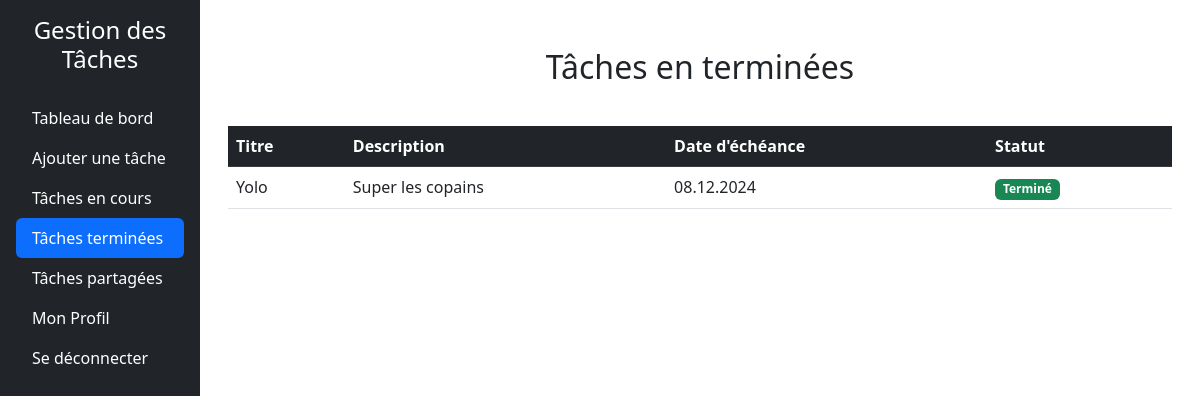
Page /taches_terminees.php (signed in) on the earlier database version.
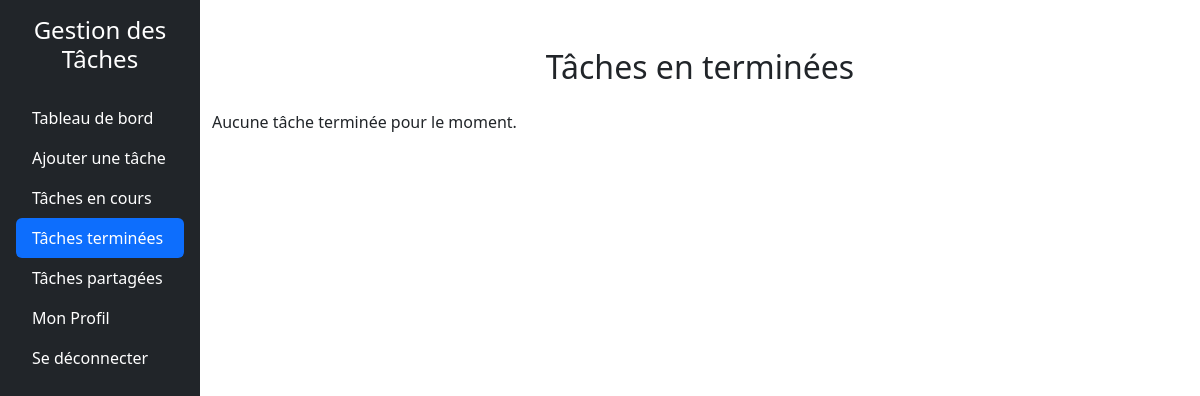
Same page on the later database version.
### tables this page shows
CREATE TABLE tasks (
        id INTEGER PRIMARY KEY AUTOINCREMENT,
        userId INTEGER NOT NULL,
        titre TEXT NOT NULL,
        description TEXT DEFAULT NULL,
        dateEcheance DATE DEFAULT NULL,
        statut TEXT CHECK(statut IN ('a_faire', 'en_cours', 'termine')) DEFAULT 'a_faire',
        createdAt TIMESTAMP DEFAULT CURRENT_TIMESTAMP, 
        FOREIGN KEY (userId) REFERENCES users(id) ON DELETE CASCADE
    );

### src/dbManager/DbManagerCRUD.php (called while the page is built, shortened)
<?php
class DbManagerCRUD implements I_ApiCRUD
{
    private $db;
    public function __construct()
    {
        $config = parse_ini_file(__DIR__ . '/../config/db.ini');
        $dsn = $config['dsn'];
        $username = $config['username'];
        $password = $config['password'];
        $this->db = new \PDO($dsn, $username, $password);
    }
    public function rendPersonnes(string $email): array
    {
        $sql = "SELECT * FROM users WHERE email = :email;";
        $stmt = $this->db->prepare($sql);
        $stmt->bindParam(':email', $email, \PDO::PARAM_STR);
        try {
            $stmt->execute();
            $donnees = $stmt->fetchAll(\PDO::FETCH_ASSOC);
            $tabUsers = [];
            foreach ($donnees as $donneesUser) {
                $user = new Users(
                    $donneesUser["prenom"],
                    $donneesUser["nom"],
                    $donneesUser["email"],
                    $donneesUser["noTel"],
                    $donneesUser["motDePasse"],
                    $donneesUser["id"]
                );
                $tabUsers[] = $user;
            }
            return $tabUsers;
        } catch (\PDOException $e) {
            error_log("Erreur lors de la récupération des utilisateurs : " . $e->getMessage());
            return [];
        }
    }
public function getTasksByUserIdAndStatus($userId, $status) {
    try {
        $stmt = $this->db->prepare('
            SELECT t.id, t.titre, t.description, t.dateEcheance, t.statut
            FROM tasks t
            JOIN task_users tu ON t.id = tu.taskId
            WHERE tu.userId = :userId AND t.statut = :status
        ');
        $stmt->execute(['userId' => $userId, 'status' => $status]);
        $tasks = [];
        while ($taskData = $stmt->fetch(\PDO::FETCH_ASSOC)) {
            $task = new Task(
                $taskData['titre'],
                $taskData['description'],
                [],
                $taskData['dateEcheance'],
                $taskData['statut']
            );
            $tasks[] = $task;
        }
        return $tasks;
    } catch (\PDOException $e) {
        throw new \Exception("Erreur lors de la récupération des tâches : " . $e->getMessage());
    }
}
}

### Includes/functions.php (called while the page is built)
<?php
function getUserByEmail($email, $dbManager) {
    $userInfoArray = $dbManager->rendPersonnes($email);
    return !empty($userInfoArray) ? $userInfoArray[0] : null;
}
function getStatusBadgeClass(string $statut): string
{
    $badgeClasses = [
        'À faire' => 'bg-danger',
        'En cours' => 'bg-warning',
        'Terminé' => 'bg-success',
    ];
    return $badgeClasses[$statut] ?? 'bg-secondary';
}

### src/dbManager/Users.php (called while the page is built, shortened)
<?php
class Users {
    private $id;
    public function __construct(string $prenom, string $nom, string $email, string $noTel, string $motDePasse ,int $id = 0) {
        $this->id = $id;
    }
    public function rendId(): int {
        return (int)$this->id;
    }
}

### src/dbManager/Task.php (called while the page is built, shortened)
<?php
class Task
{
    private $titre;
    private $description;
    private $dateEcheance;
    private $statut;
    public function __construct(
        string $titre,
        string $description = null,
        array $userIds = null,
        string $dateEcheance = null,
        string $statut = 'a_faire',
        int $id = 0,
    ) {
        $this->titre = $titre;
        $this->description = $description;
        $this->dateEcheance = $dateEcheance;
        $this->statut = $statut;
    }
    private function isValidDate(string $date): bool
    {
        $d = DateTime::createFromFormat('Y-m-d', $date);
        return $d && $d->format('Y-m-d') === $date;
    }
    public function rendTitre(): string
    {
        return $this->titre;
    }
    public function rendDescription(): ?string
    {
        return $this->description;
    }
    public function getFormattedDateEcheance(): ?string
    {
        if ($this->dateEcheance) {
            $d = DateTime::createFromFormat('Y-m-d', $this->dateEcheance);
            return $d ? $d->format('d.m.Y') : null;
        }
        return null;
    }
    public function getFormattedStatut(): string
    {
        $statutTraduction = [
            'a_faire' => 'À faire',
            'en_cours' => 'En cours',
            'termine' => 'Terminé',
        ];
        return $statutTraduction[$this->statut] ?? 'Inconnu';
    }
}

### taches_terminees.php (the view, shortened to what the changed rows need)
<?php
require_once 'includes/functions.php';
$dbManager = new DbManagerCRUD();
$email = $_SESSION['email_user'];
$userInfo = getUserByEmail($email, $dbManager);
$userId = $userInfo->rendId();
$tacheTermine = $dbManager->getTasksByUserIdAndStatus($userId, 'termine');
?>
<!DOCTYPE html>
<html lang="fr">
<head>
    <link href="https://cdn.jsdelivr.net/npm/bootstrap@5.3.0-alpha3/dist/css/bootstrap.min.css" rel="stylesheet">
    <link href="style/styleSheet.css" rel="stylesheet">
</head>
<body>
    <div class="d-flex">
        <div class="container mt-5">
        <h2 class="text-center mb-4">Tâches en terminées</h2>
            <?php if (empty($tacheTermine)): ?>
                <p>Aucune tâche terminée pour le moment.</p>
            <?php else: ?>
                <div class="table-responsive p-3">
                    <table class="table table-hover">
                            <thead>
                                <tr class="table-dark">
                                    <th scope="col">Titre</th>
                                    <th scope="col">Description</th>
                                    <th scope="col">Date d'échéance</th>
                                    <th scope="col">Statut</th>
                                </tr>
                            </thead>
                            <tbody>
                                <?php foreach ($tacheTermine as $task): ?>
                                    <tr>
                                        <td scope="row"><?php echo htmlspecialchars($task->rendTitre()); ?></td>
                                        <td class="text-truncate" style="max-width: 200px; overflow: hidden; white-space: nowrap;"><?php echo htmlspecialchars($task->rendDescription()); ?></td>
                                        <td><?php echo htmlspecialchars($task->getFormattedDateEcheance()); ?></td>
                                        <td>
                                            <span class="badge <?php echo getStatusBadgeClass($task->getFormattedStatut()); ?> me-1">
                                                <?php echo htmlspecialchars($task->getFormattedStatut()); ?>
                                            </span>
                                        </td>
                                    </tr>
                                <?php endforeach; ?>
                            </tbody>
                        </table>
                </div>
            <?php endif; ?>
        </div>
    </div>
</body>
</html>

Differences in the rows shown:
removed tasks: titre "Yolo", description "Super les copains", dateEcheance "08.12.2024", statut "Terminé"
Other differences:
text no longer shown: "Titre Description Date d'échéance Statut"
text now shown: "Aucune tâche terminée pour le moment."
